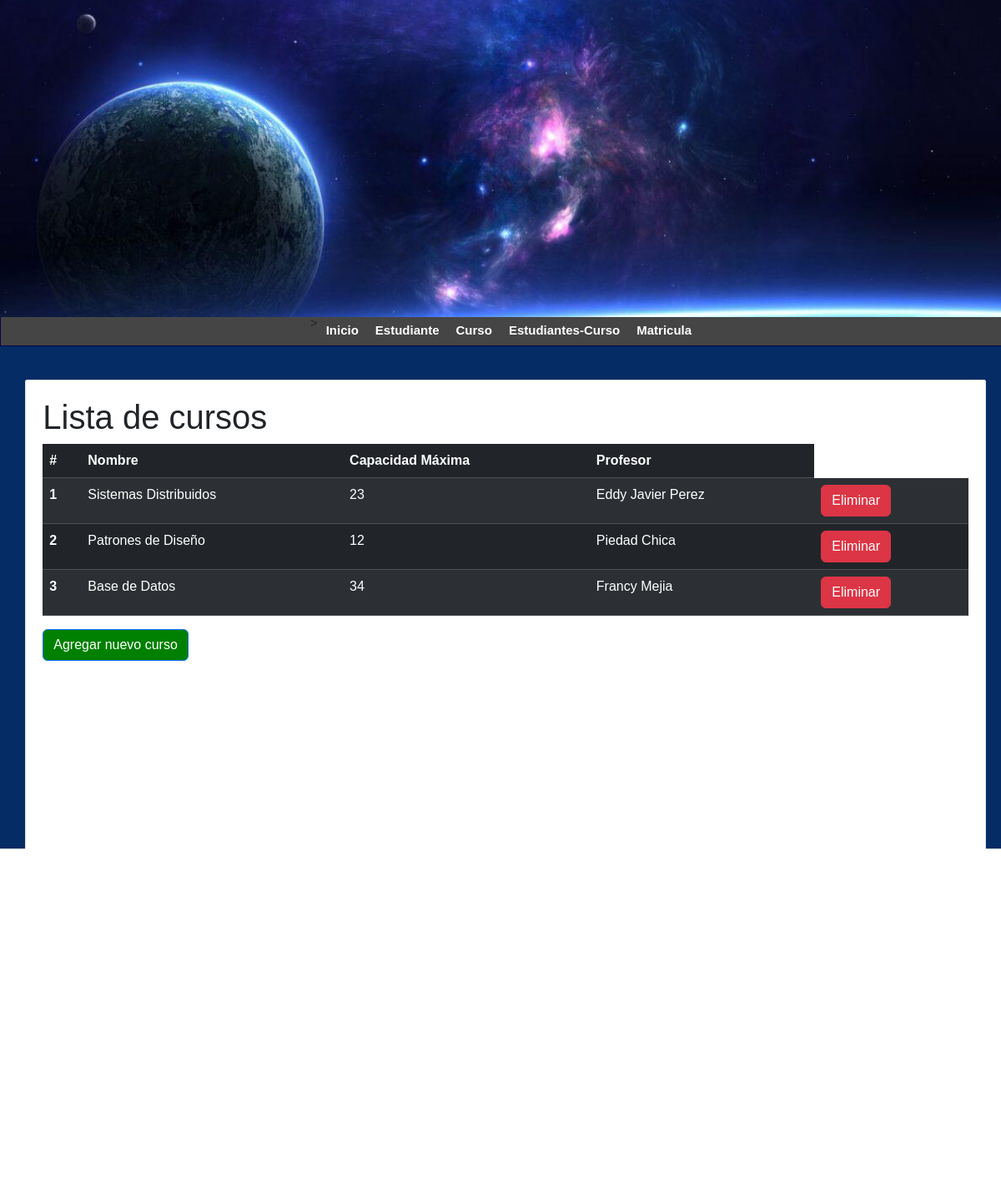
The app's page /Lista-cursos/ with its own data.
### persona/models.py (models this page shows, shortened)
class Persona(models.Model):
    nombre = models.CharField(max_length=100)
    apellidos = models.CharField(max_length=100)
    dni = models.CharField(max_length=10, unique=True)  # dni unico
    telefono = models.CharField(max_length=10)
    email = models.EmailField()
    fecha_nacimiento = models.DateField()
    rol = models.CharField(max_length=20)
    created_at = models.DateTimeField(auto_now_add=True)
    class Meta:
        db_table = 'persona'

### curso/views.py (the view)
# urls.py: path('Lista-cursos/',get_curso,name='lista-cursos'),
def get_curso(request):
    cursos = curso.objects.all()
    return render(request, 'lista_cursos.html', {
        'title': 'Lista de cursos',
        'cursos': cursos,
    })

### 2momento/Momento2/curso/templates/lista_cursos.html
{% extends "index.html" %}
{% block content %}
    <h1>{{ title }}</h1>
    <table class="table table-dark table-striped">
        <thead>
            <tr>
                <th scope="col">#</th>
                <th scope="col">Nombre</th>
                <th scope="col">Capacidad Máxima</th>
                <th scope="col">Profesor</th>
            </tr>
        </thead>
        <tbody>
            {% for curso in cursos %}
            <tr>
                <th scope="row">{{ forloop.counter }}</th>
                <td>{{ curso.nombre }}</td>
                <td>{{ curso.capacidad_max }}</td>
                <td>{{ curso.profesor.nombre }} {{ curso.profesor.apellidos }}</td>
                <td>
                    <a href="{% url 'eliminar_curso' curso.id %}" class="btn btn-danger" onclick="return confirm('¿Estás seguro que deseas eliminar este curso?');">Eliminar</a>
                </td>
            </tr>
            {% endfor %}
        </tbody>
    </table>
    <a href="{% url 'formulario_curso' %}" class="btn btn-primary">Agregar nuevo curso</a>
{% endblock %}

### mainApp/static/css/styles.css (style rules this page uses)
* { margin: 0px; padding: 0px; font-family: Arial, Helvetica, sans-serif; text-decoration: none; }
body { background-color: #f2f2f2; }

### 2momento/Momento2/mainApp/templates/index.html (style rules this page uses)
body { background-color:#052c65; }
.btn-primary { background-color: green; }

### records on screen
Persona: profesor.nombre "Eddy Javier", profesor.apellidos "Perez"
Persona: profesor.nombre "Piedad", profesor.apellidos "Chica"
Persona: profesor.nombre "Francy", profesor.apellidos "Mejia"

### other values on screen
{{ title }} "Lista de cursos"
{{ curso.nombre }} "Sistemas Distribuidos" "Patrones de Diseño" "Base de Datos"
{{ curso.capacidad_max }} "23" "12" "34"
